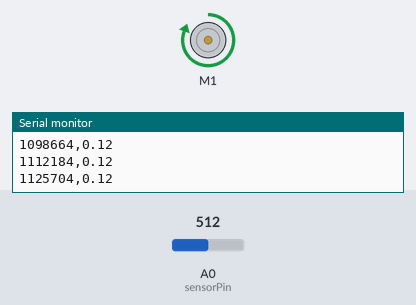
Bench run of a sketch on a simulated Arduino Uno, built with avr-gcc and run on an emulated ATmega328P. On the bench: DC motor (green arrow = forward, orange = backward, longer = faster), the last lines printed to the serial monitor. Inputs (shaded band) come from the test bench; at power-on: A0 (sensorPin) = 512.

Above: at 1.2 s.
1.3 s: A0 (sensorPin) set to 716
At 2.5 s:
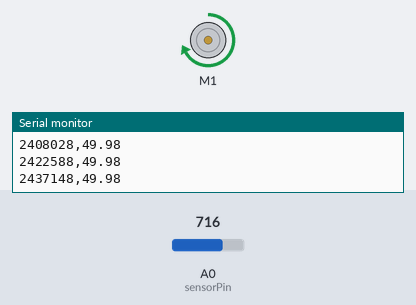
2.8 s: A0 (sensorPin) set to 1023
At 3.9 s:
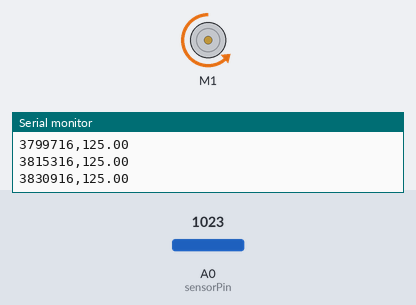
4.3 s: A0 (sensorPin) set to 900
At 5.5 s:
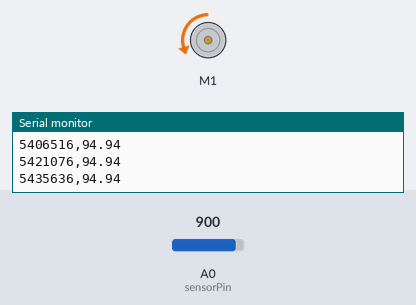
5.8 s: A0 (sensorPin) set to 511
At 7.3 s:
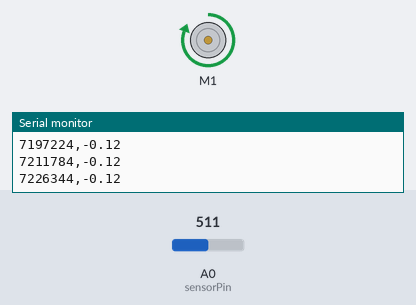
Timing chart, 0 to 8.3 s (numbered marks = the images above; inputs shaded):
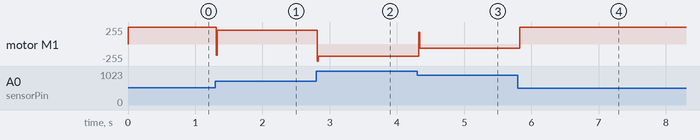

Measured:
- after the input at 1.3 s, motor M1: forward 255/255 → forward 203/255 at once
- after the input at 2.8 s, motor M1: forward 203/255 → backward 182/255 at once
- after the input at 4.3 s, motor M1: backward 182/255 → backward 60/255 at once
- after the input at 5.8 s, motor M1: backward 60/255 → forward 255/255 at once

The sketch:

MotorControl.ino
```cpp
#include <Wire.h>
#include <Adafruit_MotorShield.h>
#include "utility/Adafruit_PWMServoDriver.h"

// Create the motor shield object with the default I2C address
Adafruit_MotorShield AFMS = Adafruit_MotorShield();
// Or, create it with a different I2C address (say for stacking)
// Adafruit_MotorShield AFMS = Adafruit_MotorShield(0x61);

// Select which 'port' M1, M2, M3 or M4. In this case, M1
Adafruit_DCMotor *myMotor = AFMS.getMotor(1);
// You can also make another motor on port M2
//Adafruit_DCMotor *myOtherMotor = AFMS.getMotor(2);
int sensorPin = A0;
long sensorValue = 0;
float range = 250.0;
float base = -range/2.0;
boolean reverse = false;
float current = 0;
float prevTime;
float prevPosition;

//control values
float p = 4;
float d = -20000;

//margin of error (in degrees)
float moe = 1;

void setup() {
  Serial.begin(9600);           // set up Serial library at 9600 bps
  Serial.println("Adafruit Motorshield v2 - DC Motor test!");

  AFMS.begin();  // create with the default frequency 1.6KHz
  //AFMS.begin(1000);  // OR with a different frequency, say 1KHz

  // Set the speed to start, from 0 (off) to 255 (max speed)
  myMotor->setSpeed(150);
  myMotor->run(FORWARD);
  // turn on motor
  myMotor->run(RELEASE);
  moveTo(0.0);
}

float getPosition(){
	sensorValue = analogRead(sensorPin);
	float position = sensorValue * range / 1023.0 + base;
	return position;
}

float P_Control(float currentPos, float goalPosition){ //returns the necessary charge value assuming P Control
	float proportion = 255.0 / range; 	//Largest difference is 270 degrees
//and largest motor speed is 255.
	return (goalPosition - currentPos) * proportion;
}

float D_Control(float pos, float time){
        float vel = (pos - prevPosition)/(time - prevTime);

        //reset values
        prevTime = time;
        prevPosition = pos;

        return vel*d;
}


void moveTo(float goalPosition){
        prevTime = micros();
        prevPosition = getPosition();

	while(goalPosition - getPosition() > moe|| getPosition() - goalPosition > moe){

                float pos = getPosition();
                float time = micros();

                Serial.print(micros());
                Serial.print(",");
                Serial.print(pos);
                Serial.print("\n");

		float pControlValue = P_Control(pos, goalPosition);
                float dControlValue = D_Control(pos, time);
                float controlValue = pControlValue + dControlValue;

		float baseValue = 40; //Minimum addition to account for resistance
		if(controlValue < 0){
			myMotor->run(BACKWARD);
                        float velocity = -p * controlValue + baseValue;
			myMotor->setSpeed((velocity <= 255) ? velocity : 255);
		}
		else{
			myMotor->run(FORWARD);
                        float velocity = p * controlValue + baseValue;
			myMotor->setSpeed((velocity <= 255) ? velocity : 255);
		}
                 delay(5);
	}
	myMotor->setSpeed(0);
        float pos = getPosition();
        current = goalPosition;
      }

void iterate(float goalPosition){
        prevTime = micros();
        prevPosition = getPosition();

        float pos = getPosition();
        float time = micros();

        float pControlValue = P_Control(pos, goalPosition);
        float controlValue = pControlValue;

        float baseValue = 40; //Minimum addition to account for resistance
        if(controlValue < 0){
	    myMotor->run(BACKWARD);
            float velocity = -p * controlValue + baseValue;
	    myMotor->setSpeed((velocity <= 255) ? velocity : 255);
	} else {
	    myMotor->run(FORWARD);
            float velocity = p * controlValue + baseValue;
	    myMotor->setSpeed((velocity <= 255) ? velocity : 255);
        }
        current = getPosition();
        Serial.print(micros());
        Serial.print(",");
        Serial.print(current);
        Serial.print("\n");
      }

void rotate(float degree) {
  float minimum = base;
  float maximum = range + base;
  float pos = current;
  float new_pos = pos +  degree;

  //deal with extrema
  new_pos = (new_pos < maximum) ? new_pos : maximum;
  new_pos = (new_pos > minimum) ? new_pos : minimum;

  if (new_pos == minimum || new_pos == maximum) {
    Serial.println("Maximum range reached");
  }

  //actuate motor
  moveTo(new_pos);
}

void readSensor() {
  sensorValue = analogRead(sensorPin);
  Serial.print("Sensor Value: ");
  Serial.print(sensorValue);
  Serial.println();
  float position = sensorValue * range / 1023.0 + base;
  Serial.print("Position: ");
  Serial.print(position);
  Serial.println();
}

void sinMotion() {
    float t = millis()/1000.0;
    iterate(sin(t)*base);
}

void loop() {
  moveTo(90.0);
  delay(100);
  moveTo(-90.0);
  delay(100);
}
```
